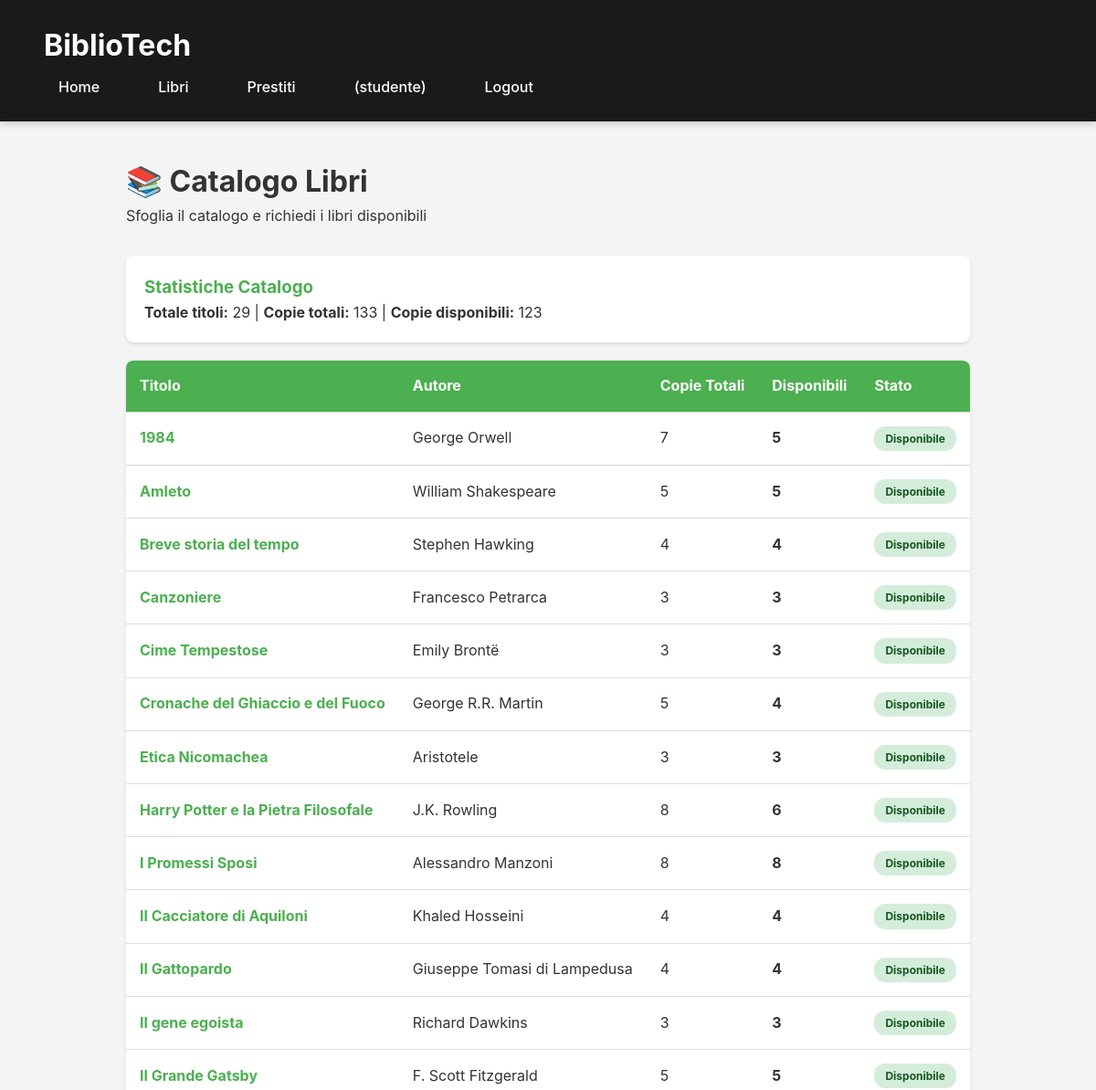
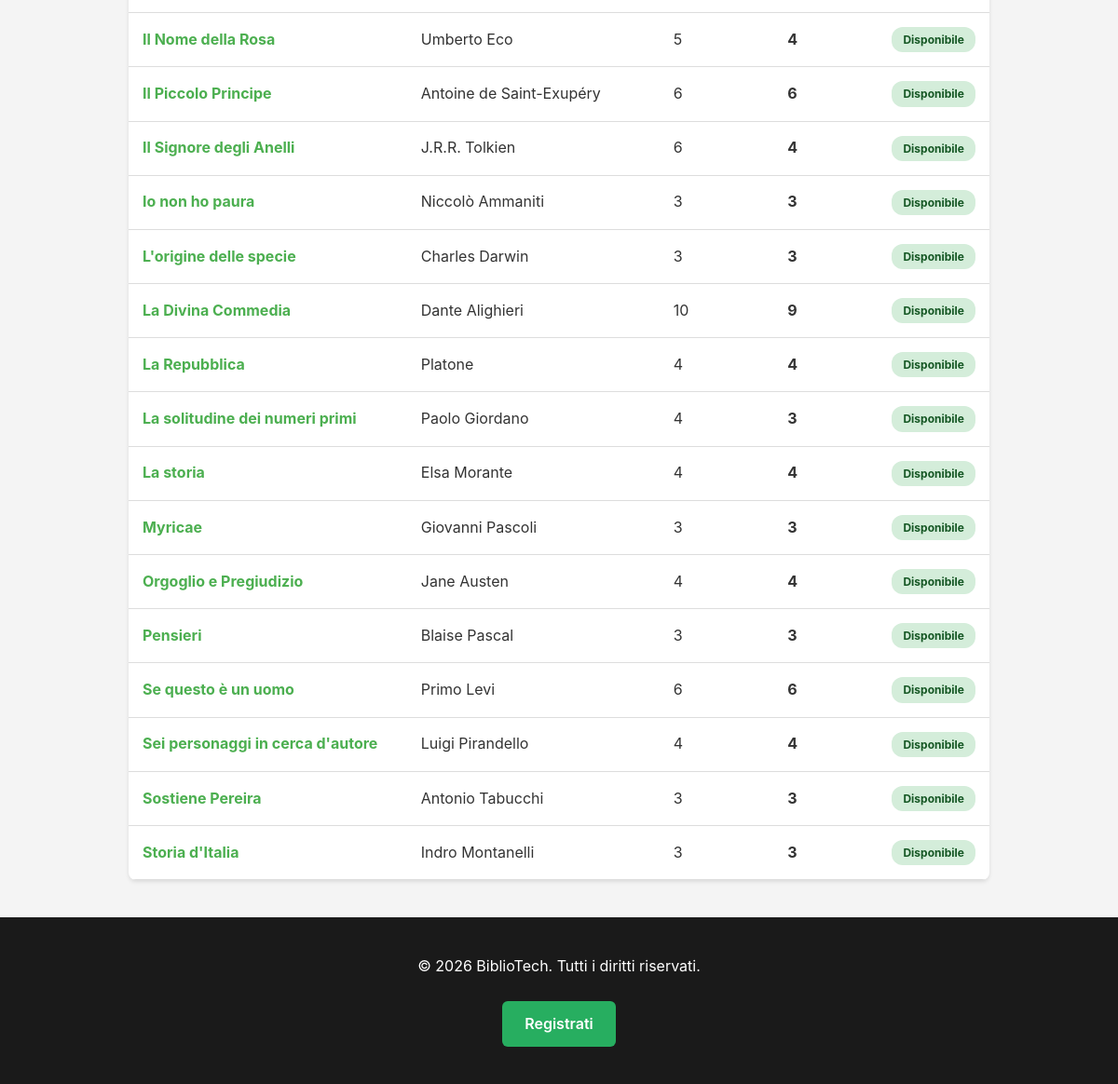
The page /libri.php (signed in) on the database its author committed (2 pictures, top to bottom).
### tables this page shows
CREATE TABLE libri (
    id INT AUTO_INCREMENT PRIMARY KEY,
    titolo VARCHAR(255) NOT NULL,
    autore VARCHAR(255) NOT NULL,
    copie_totali INT NOT NULL CHECK (copie_totali >= 0),
    copie_disponibili INT NOT NULL CHECK (copie_disponibili >= 0),
    created_at TIMESTAMP DEFAULT CURRENT_TIMESTAMP,
    CONSTRAINT chk_copie_coerenza CHECK (copie_disponibili <= copie_totali),
    INDEX idx_titolo (titolo),
    INDEX idx_autore (autore),
    INDEX idx_disponibilita (copie_disponibili)
);

### src/libri.php (the view, shortened to what this page needs)
<?php
require_once 'config.php';
$stmt = $pdo->query("
    SELECT id, titolo, autore, copie_totali, copie_disponibili, created_at
    FROM libri
    ORDER BY titolo ASC
");
$libri = $stmt->fetchAll();
?>
<!DOCTYPE html>
<html lang="it">
<head>
    <link rel="stylesheet" href="assets/style.css">
</head>
<body>
    <?php include 'header.php'; ?>
    <div class="catalog-container">
        <div class="catalog-header">
            <h1>📚 Catalogo Libri</h1>
            <p>Sfoglia il catalogo e richiedi i libri disponibili</p>
        </div>
        <div class="stats-box">
            <h3>Statistiche Catalogo</h3>
            <p>
                <strong>Totale titoli:</strong> <?= count($libri) ?> |
                <strong>Copie totali:</strong> <?= array_sum(array_column($libri, 'copie_totali')) ?> |
                <strong>Copie disponibili:</strong> <?= array_sum(array_column($libri, 'copie_disponibili')) ?>
            </p>
        </div>
        <?php if (count($libri) > 0): ?>
            <div class="books-table">
                <table>
                    <thead>
                        <tr>
                            <th>Titolo</th>
                            <th>Autore</th>
                            <th>Copie Totali</th>
                            <th>Disponibili</th>
                            <th>Stato</th>
                        </tr>
                    </thead>
                    <tbody>
                        <?php foreach ($libri as $libro): ?>
                            <tr>
                                <td>
                                    <a href="libro.php?id=<?= $libro['id'] ?>" class="book-title-link">
                                        <?= htmlspecialchars($libro['titolo']) ?>
                                    </a>
                                </td>
                                <td><?= htmlspecialchars($libro['autore']) ?></td>
                                <td><?= $libro['copie_totali'] ?></td>
                                <td><strong><?= $libro['copie_disponibili'] ?></strong></td>
                                <td>
                                    <?php if ($libro['copie_disponibili'] > 2): ?>
                                        <span class="availability available">Disponibile</span>
                                    <?php elseif ($libro['copie_disponibili'] > 0): ?>
                                        <span class="availability limited">Poche copie</span>
                                    <?php else: ?>
                                        <span class="availability unavailable">Non disponibile</span>
                                    <?php endif; ?>
                                </td>
                            </tr>
                        <?php endforeach; ?>
                    </tbody>
                </table>
            </div>
        <?php endif; ?>
    </div>
    <?php include 'footer.php'; ?>
</body>
</html>

### src/header.php (shortened to what this page needs)
<!DOCTYPE html>
<html lang="it">
<head>
    <link rel="stylesheet" href="assets/style.css">
</head>
<body>
<header>
    <h1>BiblioTech</h1>
    <nav>
        <ul>
            <li><a href="index.php">Home</a></li>
            <li><a href="libri.php">Libri</a></li>
            <li><a href="prestiti.php">Prestiti</a></li>
            <?php if(isset($_SESSION['user_id'])): ?>
                <li><a href="#">(<?php echo $_SESSION['ruolo']; ?>)</a></li>
                <li><a href="logout.php">Logout</a></li>
            <?php else: ?>
                <li><a href="login.php">Login</a></li>
                <li><a href="registrazione.php">Registrati</a></li>
            <?php endif; ?>
        </ul>
    </nav>
</header>

### src/footer.php
<footer>
    <p>&copy; <?php echo date('Y'); ?> BiblioTech. Tutti i diritti riservati.</p>
    <p><a href="registrazione.php" class="btn-register-footer">Registrati</a></p>
</footer>

### src/assets/style.css (style rules this page uses)
* { margin: 0; padding: 0; box-sizing: border-box; }
:root { --primary-color: #27ae60; --primary-hover: #2ecc71; --secondary-color: #34495e; --danger-color: #e74c3c; --warning-color: #f39c12; --info-color: #3498db; --success-color: #27ae60; --dark-bg: #1a1a1a; --light-bg: #f4f4f4; --white: #ffffff; --text-dark: #333333; --text-light: #666666; --border-color: #dddddd; --shadow: 0 2px 10px rgba(0,0,0,0.1); }
body { font-family: -apple-system, BlinkMacSystemFont, 'Segoe UI', 'Arial', sans-serif; background-color: var(--light-bg); color: var(--text-dark); line-height: 1.6; min-height: 100vh; display: flex; flex-direction: column; }
header { background-color: var(--dark-bg); color: var(--white); padding: 1.5rem 3rem; box-shadow: 0 2px 8px rgba(0,0,0,0.2); }
header h1 { font-size: 2rem; font-weight: 700; margin-bottom: 0.5rem; }
header nav ul { list-style: none; display: flex; gap: 2rem; align-items: center; }
header nav a { color: var(--white); text-decoration: none; font-weight: 500; transition: color 0.3s ease; padding: 0.5rem 1rem; border-radius: 4px; }
footer { background-color: var(--dark-bg); color: var(--white); padding: 2rem 3rem; text-align: center; margin-top: auto; }
footer p { margin: 0.5rem 0; }
footer a.btn-register-footer { display: inline-block; margin-top: 1rem; background-color: var(--primary-color); color: var(--white); padding: 0.75rem 1.5rem; border-radius: 6px; text-decoration: none; font-weight: 600; transition: all 0.3s ease; }

### src/libri.php (style rules this page uses)
.catalog-container { max-width: 1200px; margin: 20px auto; padding: 20px; }
.catalog-header { margin-bottom: 30px; }
.books-table { width: 100%; background: white; border-radius: 8px; overflow: hidden; box-shadow: 0 2px 4px rgba(0,0,0,0.1); }
.books-table table { width: 100%; border-collapse: collapse; }
.books-table thead { background: #4CAF50; color: white; }
.books-table th, .books-table td { padding: 15px; text-align: left; border-bottom: 1px solid #ddd; }
.books-table th { font-weight: bold; }
.book-title-link { color: #4CAF50; text-decoration: none; font-weight: bold; }
.availability { display: inline-block; padding: 4px 12px; border-radius: 12px; font-size: 12px; font-weight: bold; }
.available { background: #d4edda; color: #155724; }
.stats-box { background: white; padding: 20px; border-radius: 8px; margin-bottom: 20px; box-shadow: 0 2px 4px rgba(0,0,0,0.1); }
.stats-box h3 { margin-top: 0; color: #4CAF50; }

### rows shown on the page
libri: titolo "1984", autore "George Orwell", copie_totali "7", copie_disponibili "5", shows "Disponibile"
libri: titolo "Amleto", autore "William Shakespeare", copie_totali "5", copie_disponibili "5", shows "Disponibile"
libri: titolo "Breve storia del tempo", autore "Stephen Hawking", copie_totali "4", copie_disponibili "4", shows "Disponibile"
libri: titolo "Canzoniere", autore "Francesco Petrarca", copie_totali "3", copie_disponibili "3", shows "Disponibile"
libri: titolo "Cime Tempestose", autore "Emily Brontë", copie_totali "3", copie_disponibili "3", shows "Disponibile"
libri: titolo "Cronache del Ghiaccio e del Fuoco", autore "George R.R. Martin", copie_totali "5", copie_disponibili "4", shows "Disponibile"
libri: titolo "Etica Nicomachea", autore "Aristotele", copie_totali "3", copie_disponibili "3", shows "Disponibile"
libri: titolo "Harry Potter e la Pietra Filosofale", autore "J.K. Rowling", copie_totali "8", copie_disponibili "6", shows "Disponibile"
libri: titolo "I Promessi Sposi", autore "Alessandro Manzoni", copie_totali "8", copie_disponibili "8", shows "Disponibile"
libri: titolo "Il Cacciatore di Aquiloni", autore "Khaled Hosseini", copie_totali "4", copie_disponibili "4", shows "Disponibile"
libri: titolo "Il Gattopardo", autore "Giuseppe Tomasi di Lampedusa", copie_totali "4", copie_disponibili "4", shows "Disponibile"
libri: titolo "Il gene egoista", autore "Richard Dawkins", copie_totali "3", copie_disponibili "3", shows "Disponibile"
libri: titolo "Il Grande Gatsby", autore "F. Scott Fitzgerald", copie_totali "5", copie_disponibili "5", shows "Disponibile"
libri: titolo "Il Nome della Rosa", autore "Umberto Eco", copie_totali "5", copie_disponibili "4", shows "Disponibile"
libri: titolo "Il Piccolo Principe", autore "Antoine de Saint-Exupéry", copie_totali "6", copie_disponibili "6", shows "Disponibile"
libri: titolo "Il Signore degli Anelli", autore "J.R.R. Tolkien", copie_totali "6", copie_disponibili "4", shows "Disponibile"
libri: titolo "Io non ho paura", autore "Niccolò Ammaniti", copie_totali "3", copie_disponibili "3", shows "Disponibile"
libri: titolo "L'origine delle specie", autore "Charles Darwin", copie_totali "3", copie_disponibili "3", shows "Disponibile"
libri: titolo "La Divina Commedia", autore "Dante Alighieri", copie_totali "10", copie_disponibili "9", shows "Disponibile"
libri: titolo "La Repubblica", autore "Platone", copie_totali "4", copie_disponibili "4", shows "Disponibile"
libri: titolo "La solitudine dei numeri primi", autore "Paolo Giordano", copie_totali "4", copie_disponibili "3", shows "Disponibile"
libri: titolo "La storia", autore "Elsa Morante", copie_totali "4", copie_disponibili "4", shows "Disponibile"
libri: titolo "Myricae", autore "Giovanni Pascoli", copie_totali "3", copie_disponibili "3", shows "Disponibile"
libri: titolo "Orgoglio e Pregiudizio", autore "Jane Austen", copie_totali "4", copie_disponibili "4", shows "Disponibile"
libri: titolo "Pensieri", autore "Blaise Pascal", copie_totali "3", copie_disponibili "3", shows "Disponibile"
libri: titolo "Se questo è un uomo", autore "Primo Levi", copie_totali "6", copie_disponibili "6", shows "Disponibile"
libri: titolo "Sei personaggi in cerca d'autore", autore "Luigi Pirandello", copie_totali "4", copie_disponibili "4", shows "Disponibile"
libri: titolo "Sostiene Pereira", autore "Antonio Tabucchi", copie_totali "3", copie_disponibili "3", shows "Disponibile"
libri: titolo "Storia d'Italia", autore "Indro Montanelli", copie_totali "3", copie_disponibili "3", shows "Disponibile"

### other values the page prints
$_SESSION['ruolo'] "studente"
count($libri) "29"
array_sum(array_column($libri, 'copie_totali')) "133"
array_sum(array_column($libri, 'copie_disponibili')) "123"
